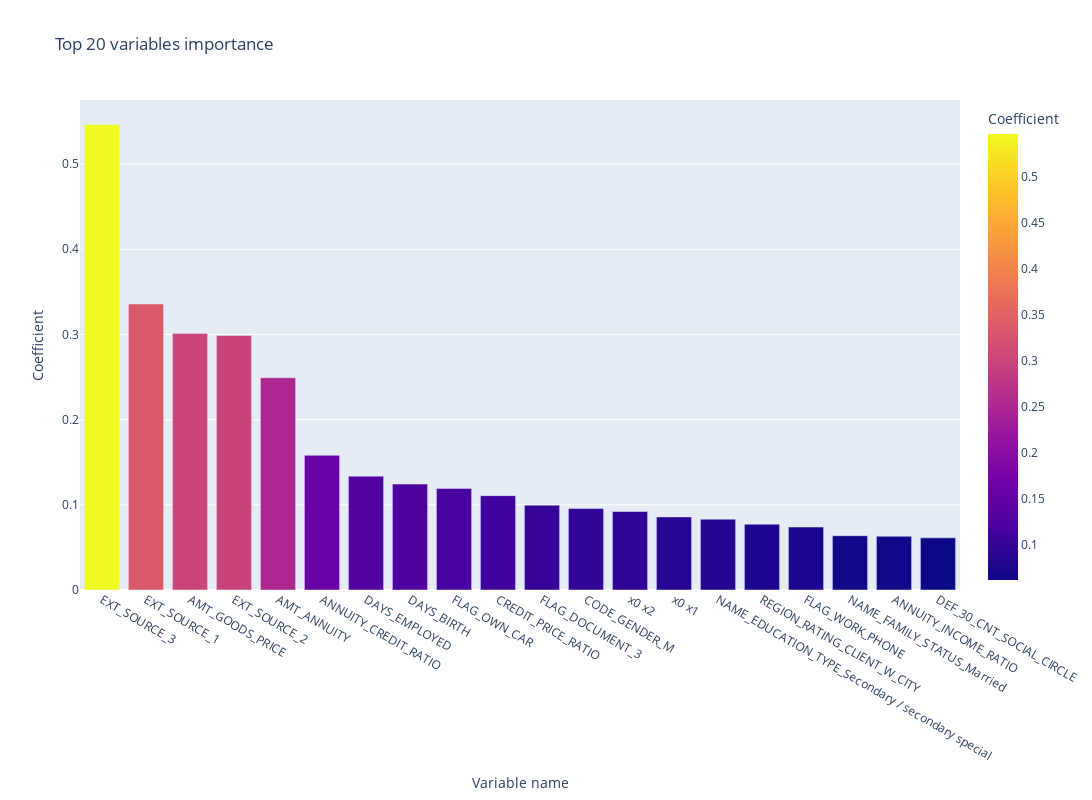

The notebook cell saved with this chart:
### Code cell
top_coefficients = pd.Series(
    best_model_score[
        'model'
    ].coef_[0],
    X_train.columns,
).map(abs).sort_values(ascending=False).head(20)

if True or DRAW_PLOTS:
    fig = px.bar(
        top_coefficients,
        color=top_coefficients.values,
        title="Top 20 variables importance",
        labels={
            "index": "Variable name",
            "value": "Coefficient",
            "color": "Coefficient",
        },
        width=1200,
        height=800,
    )
    fig.show()

### Figure 1 — Plotly figure (JSON) as saved in the notebook; plotly's stock layout.template omitted (floating-point values rounded to 4 significant figures)
{"data": [{"alignmentgroup": "True", "hovertemplate": "Variable name=%{x}<br>Coefficient=%{marker.color}<extra></extra>", "legendgroup": "", "marker": {"color": [0.5465, 0.3358, 0.3013, 0.2989, 0.2492, 0.1581, 0.1336, 0.1244, 0.1193, 0.1108, 0.09964, 0.09561, 0.09217, 0.08584, 0.08318, 0.07733, 0.07391, 0.06372, 0.06306, 0.06122], "coloraxis": "coloraxis"}, "name": "", "offsetgroup": "", "orientation": "v", "showlegend": false, "textposition": "auto", "type": "bar", "x": ["EXT_SOURCE_3", "EXT_SOURCE_1", "AMT_GOODS_PRICE", "EXT_SOURCE_2", "AMT_ANNUITY", "ANNUITY_CREDIT_RATIO", "DAYS_EMPLOYED", "DAYS_BIRTH", "FLAG_OWN_CAR", "CREDIT_PRICE_RATIO", "FLAG_DOCUMENT_3", "CODE_GENDER_M", "x0 x2", "x0 x1", "NAME_EDUCATION_TYPE_Secondary / secondary special", "REGION_RATING_CLIENT_W_CITY", "FLAG_WORK_PHONE", "NAME_FAMILY_STATUS_Married", "ANNUITY_INCOME_RATIO", "DEF_30_CNT_SOCIAL_CIRCLE"], "xaxis": "x", "y": [0.5465, 0.3358, 0.3013, 0.2989, 0.2492, 0.1581, 0.1336, 0.1244, 0.1193, 0.1108, 0.09964, 0.09561, 0.09217, 0.08584, 0.08318, 0.07733, 0.07391, 0.06372, 0.06306, 0.06122], "yaxis": "y"}], "layout": {"barmode": "relative", "coloraxis": {"colorbar": {"title": {"text": "Coefficient"}}, "colorscale": [[0, "#0d0887"], [0.1111, "#46039f"], [0.2222, "#7201a8"], [0.3333, "#9c179e"], [0.4444, "#bd3786"], [0.5556, "#d8576b"], [0.6667, "#ed7953"], [0.7778, "#fb9f3a"], [0.8889, "#fdca26"], [1, "#f0f921"]]}, "height": 800, "legend": {"tracegroupgap": 0}, "title": {"text": "Top 20 variables importance"}, "width": 1200, "xaxis": {"anchor": "y", "domain": [0, 1], "title": {"text": "Variable name"}}, "yaxis": {"anchor": "x", "domain": [0, 1], "title": {"text": "Coefficient"}}}}
